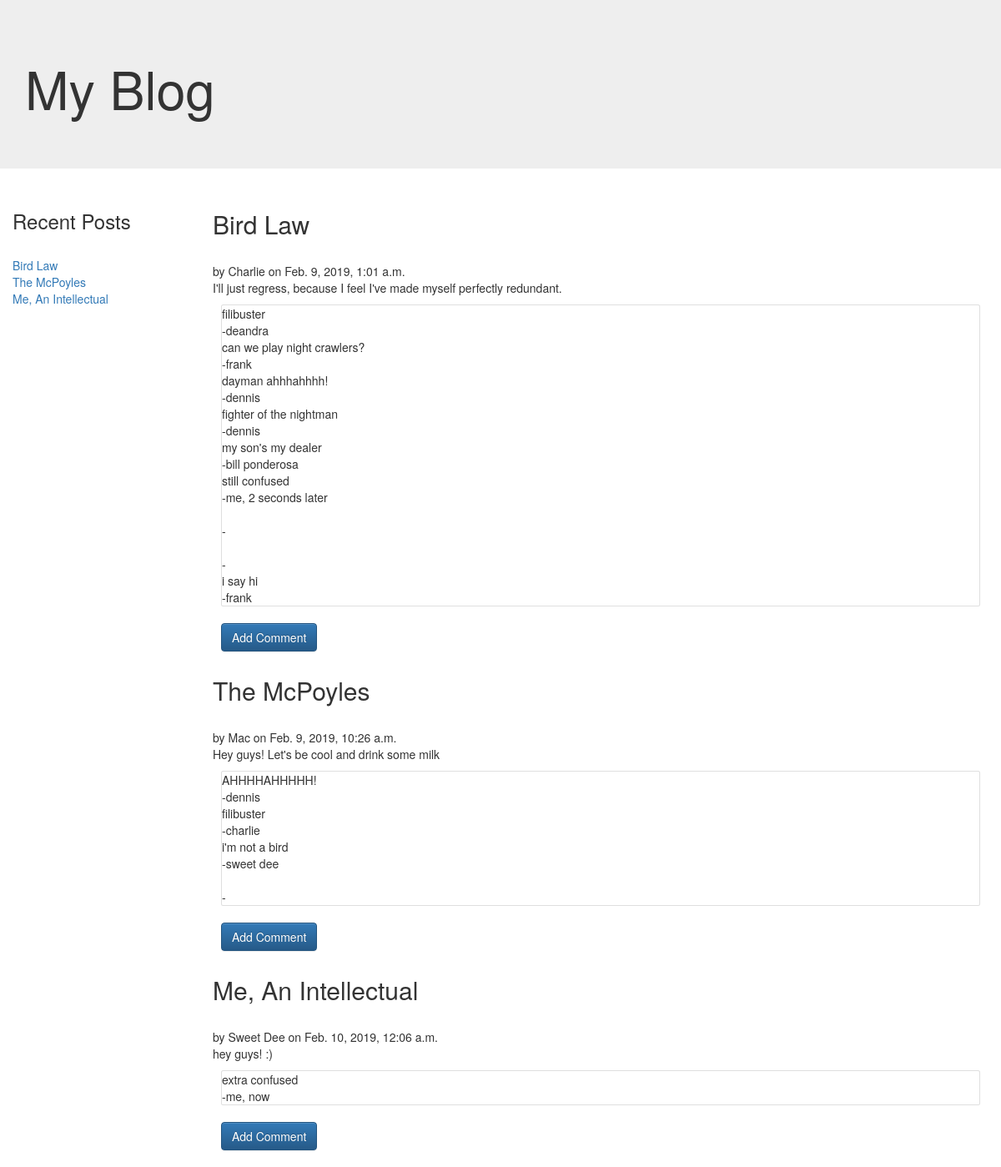
/blog/, run on an earlier commit of the app's database.
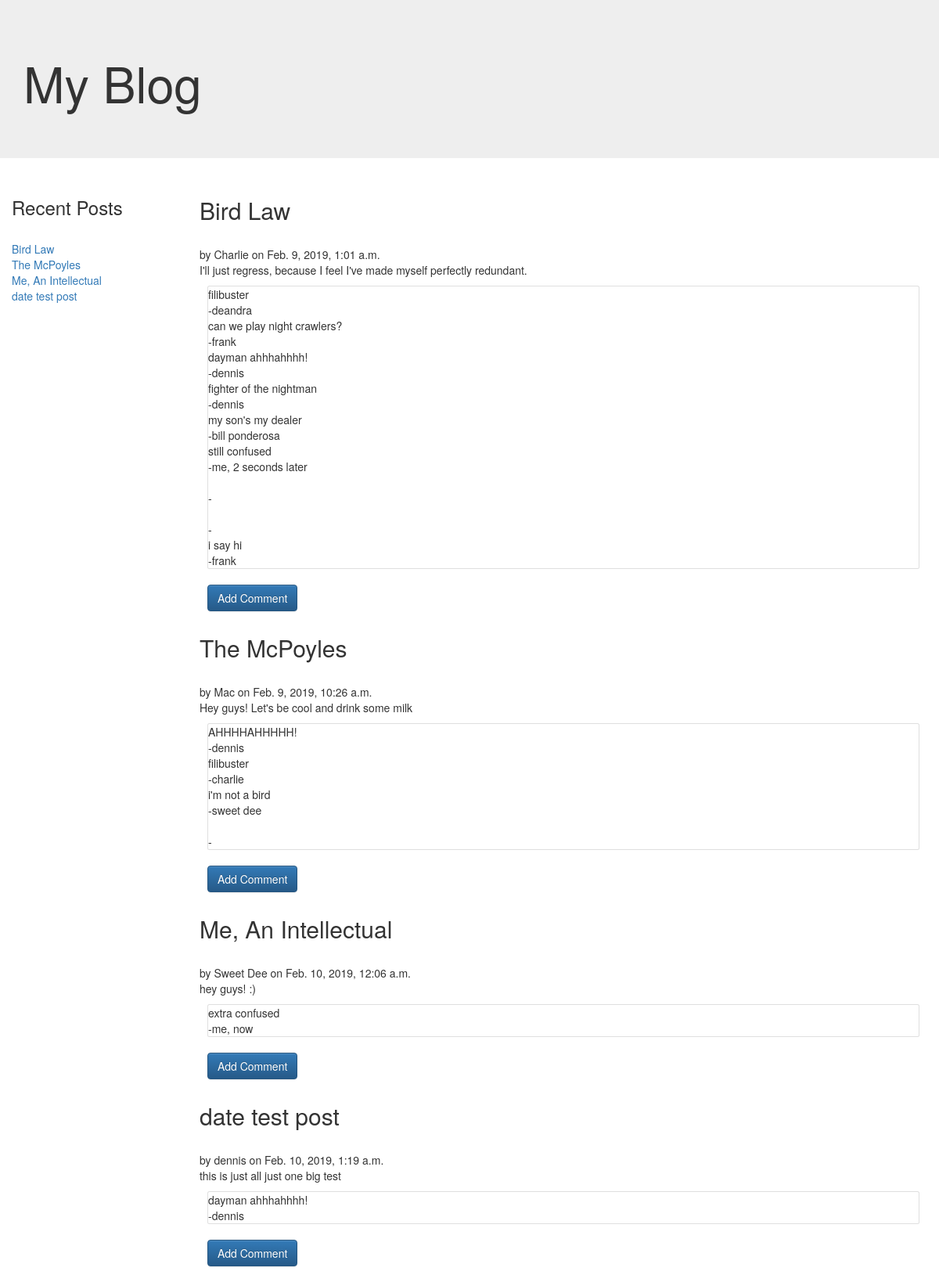
And on a later commit of the database.
### blog/models.py (models this page shows, shortened)
class Post(models.Model):
    id= models.IntegerField(primary_key=True)
    title = models.CharField(max_length=200)
    date = models.DateTimeField()
    author= models.ForeignKey(Owner, on_delete=models.CASCADE)
    text= models.TextField(default="")
    comments= models.ManyToManyField(Comment)

class Owner(models.Model):
    name = models.CharField(max_length=200)
    def __str__(self):
        return self.name

class Comment(models.Model):
    date = models.DateTimeField()
    author= models.CharField(max_length=200)
    text =  models.TextField(default="")

### blog/views.py (the view)
# urls.py: path('', views.index, name='index'),
def index(request):
    if request.method == "POST":
        form = CommentForm(request.POST)
        author = request.POST['author']
        text= request.POST['text']
        postId= request.POST['post_Id']
        date = datetime.now()
        comment = Comment.objects.create(author=author, text=text, date= date)
        curr_post= Post.objects.get(id= postId)
        curr_post.comments.add(comment)
        curr_post.save()
        return redirect('/blog/')
    else:
        form= CommentForm()
    posts= Post.objects.all()
    context={'blog_posts': posts, 'form': form}
    return render(request, "blog_page.html", context)

### myblog/templates/blog_page.html (shortened to what this page needs)
<!DOCTYPE html>
<html>
<head>
  <link rel="stylesheet" href="https://stackpath.bootstrapcdn.com/bootstrap/4.2.1/css/bootstrap.min.css">
<link rel="stylesheet" href="https://maxcdn.bootstrapcdn.com/bootstrap/3.3.7/css/bootstrap.min.css">
<link rel="stylesheet" href="https://maxcdn.bootstrapcdn.com/bootstrap/3.3.7/css/bootstrap-theme.min.css">
</head>
<body>
  <div class="jumbotron jumbotron-fluid col-sm-12">
  <div class="container">
    <h1 class="display-4">My Blog</h1>
  </div>
</div>
  {% block content %}
  <div class="recent col-sm-2 hidden-xs sticky-top">
    <h3>Recent Posts</h3><br/>
    {% for post in blog_posts|slice:"5" %}
    <a href='#post_{{post.id}}'>{{ post.title }}</a><br/>
   {% endfor %}
  </div>
  <div class="col-sm-10">
    <ul>
      <li >
        {% for post in blog_posts %}
        <h2 id="post_{{post.id}}">{{ post.title}}</h2> <br/>
          by {{ post.author}} on {{ post.date }} <br/>
          {{ post.text }}  <br/>
          <div class="card m-3">
            {% for comment in post.comments.all %}
            {{comment.text}} <br/>
            -{{comment.author}}<br/>
            {% endfor %}
          </div>
      <button class= "btn btn-primary m-3 " type="button" id= "new_comm_{{post.id}}" onclick="showForm({{post.id}})">Add Comment</button>
      {% endfor %}
    </li>
  </ul>
</div>
  {% endblock content %}
</body>
</html>

What changed in the data, as far as the page shows it:
added Post: title "date test post", author "dennis", date "Feb. 10, 2019, 1:19 a.m.", text "this is just all just one big test", Comment (text "dayman ahhhahhhh!", author "dennis")
